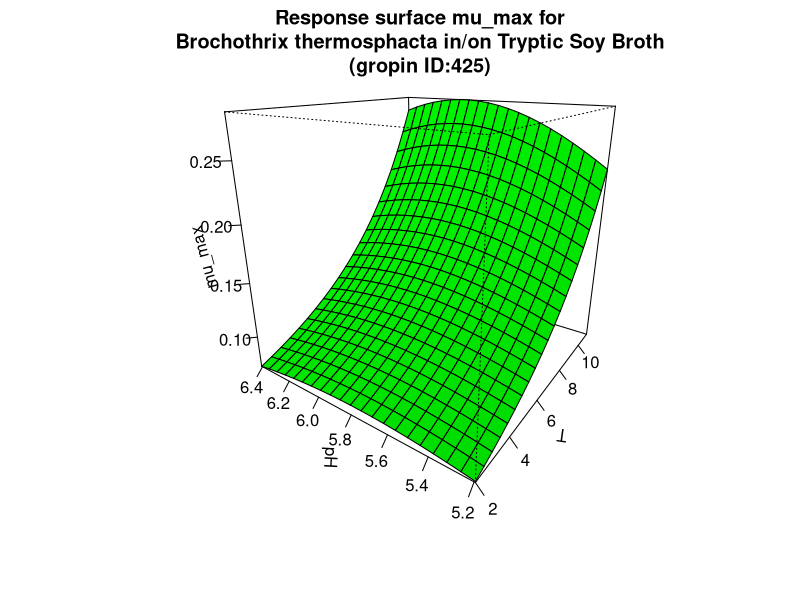

Here is the R script that generated this plot:
#############################
# start of Parameter script
#############################
T <- seq(1.998001998002,11.011,length.out=21)
pH <- seq(5.1948051948052,6.4064,length.out=21)
#############################
# end of Parameter script
#############################
############################# 
# start of Model script Gropin ID 425 
#############################
 
# constant coefficients for this model
 
variables <- data.frame(T,pH)
argumentsPar <- expand.grid(variables)
 
# heart of the model
response_surface <- function(T,pH) {
   mumax <-exp(-12.65+0.004234*(T^2)-0.3024*(pH^2)+0.01535*T*pH-0.004356*T+3.467*pH)

return(mumax=mumax)
} 

# output parameters
mumax <- cbind(argumentsPar,response_surface(argumentsPar['T'],argumentsPar['pH']))
colnames(mumax) <- c(colnames(argumentsPar),'mumax')
#############################
# End of Model script
#############################
############################# 
# start of Visualisation script Gropin ID 425 
#############################
persp(T,pH,matrix(unlist(mumax$mumax),nrow=21),col = 'green',xlab='T',ylab='pH',zlab='mu_max',main='Response surface mu_max for
Brochothrix thermosphacta in/on Tryptic Soy Broth
(gropin ID:425)',theta=305,phi=20,shade=0.25,ticktype = 'detailed')
#############################
# End of Visualisation script
#############################
